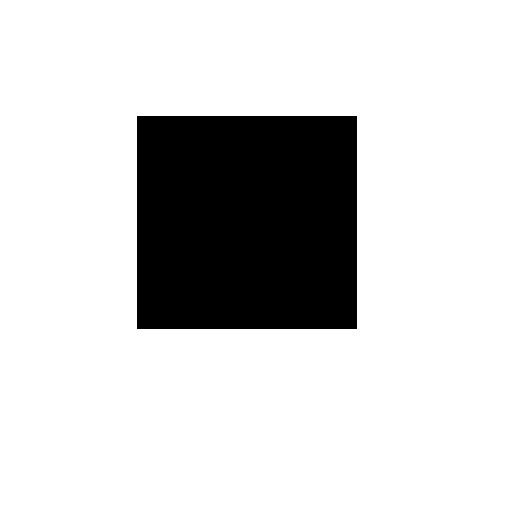
#> input picture data/rect.jpg, 512 x 512 px
$ jupyter execute ex6.3_sobel.ipynb   (older library calls are emulated)
#> lines starting #> are read from the running program, lines starting #| are printed output that depends on the picture; long printed decimals are rounded
[cell 1]
import cv2
import numpy as np

[cell 2]
src = cv2.imread('../data/rect.jpg', cv2.IMREAD_GRAYSCALE)
#> src is the input picture: shape (512, 512); min 0, max 255, mean 209.4

gx = cv2.Sobel(src, cv2.CV_32F, 1, 0, ksize = 3)
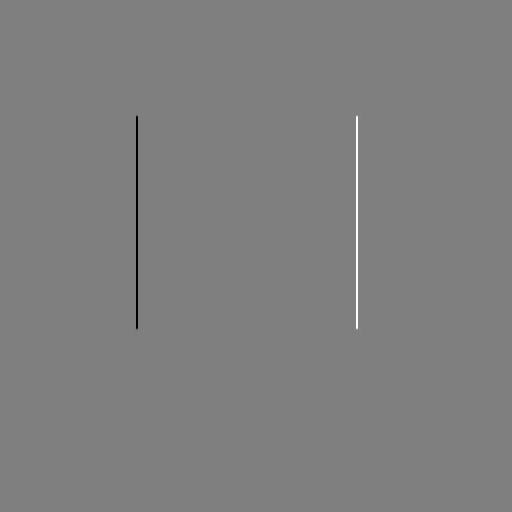
#> gx: shape (512, 512) float32; min -1016, max 1017, mean 0; drawn with min black and max white
gy = cv2.Sobel(src, cv2.CV_32F, 0, 1, ksize = 3)

[cell 3]
dstX = cv2.sqrt(np.abs(gx))
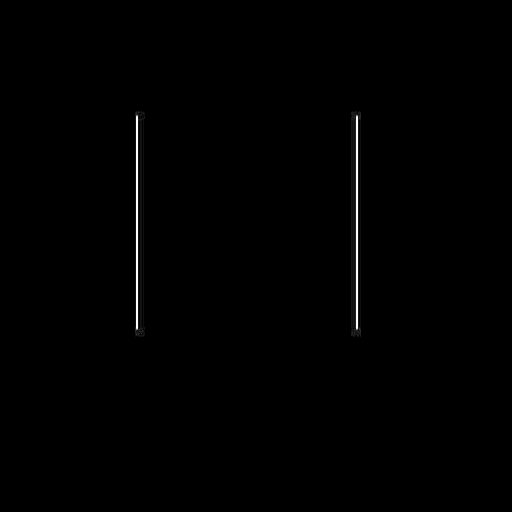
#> dstX: shape (512, 512) float32; min 0, max 31.89, mean 0.1; drawn with min black and max white
dstX = cv2.normalize(dstX, None, 0, 255, cv2.NORM_MINMAX, dtype = cv2.CV_8U)

[cell 4]
dstY = cv2.sqrt(np.abs(gy))
dstY = cv2.normalize(dstY, None, 0, 255, cv2.NORM_MINMAX, dtype = cv2.CV_8U)

[cell 5]
mag = cv2.magnitude(gx, gy)
minVal, maxVal, minLoc, maxLoc = cv2.minMaxLoc(mag)
#> minVal = 0; maxVal = 1053.9; minLoc = (0, 0); maxLoc = (356, 328)
print('mag:', minVal, maxVal, minLoc, maxLoc)
#| mag: 0.0 1053.897 (0, 0) (356, 328)

[cell 6]
dstM = cv2.normalize(mag, None, 0, 255, cv2.NORM_MINMAX, dtype = cv2.CV_8U)

$ run again, with data/Heart10.jpg copied over data/rect.jpg
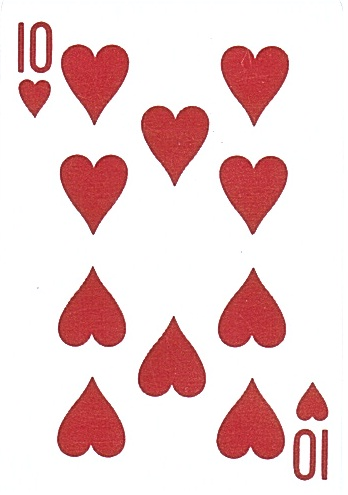
#> input picture data/Heart10.jpg, 348 x 495 px
#> `gy = cv2.Sobel(src, cv2.CV_32F, 0, 1, ksize = 3)`:
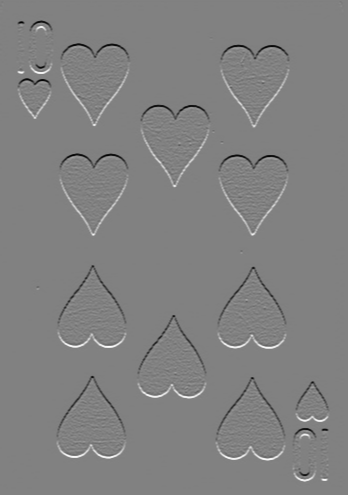
#> gy: shape (495, 348) float32; min -814, max 794, mean 0; drawn with min black and max white
#> `mag = cv2.magnitude(gx, gy)`:
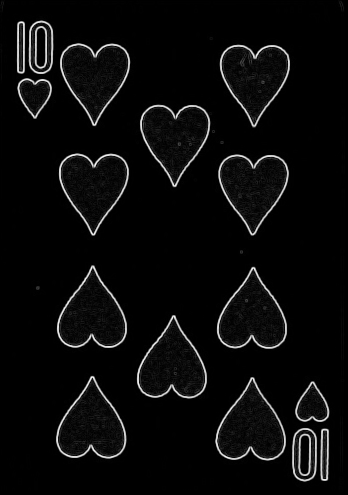
#> mag: shape (495, 348) float32; min 0, max 863.4, mean 36.5; drawn with min black and max white
#> minVal = 0; maxVal = 863.4; minLoc = (0, 0); maxLoc = (95, 164)
#| mag: 0.0 863.412 (0, 0) (95, 164)
